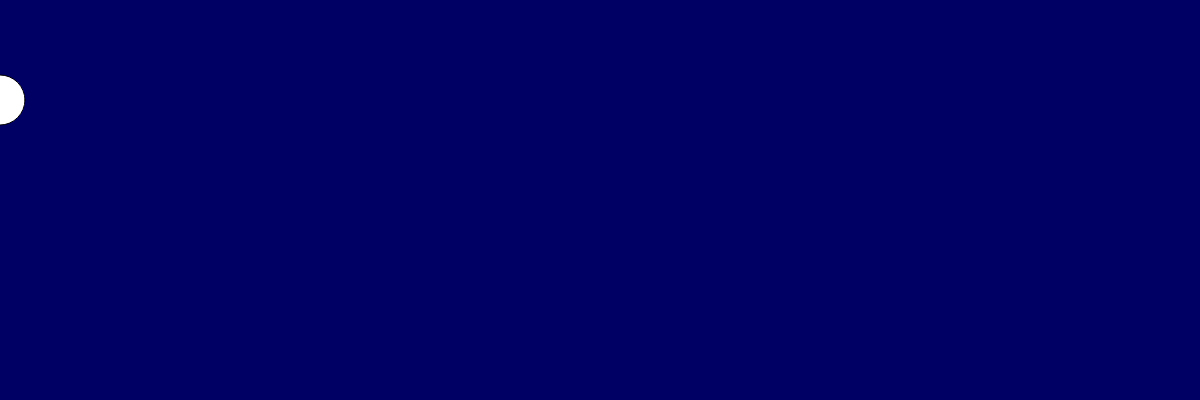
Frame 1 (no input)
Frame 60 (no input): identical to frame 1, image omitted
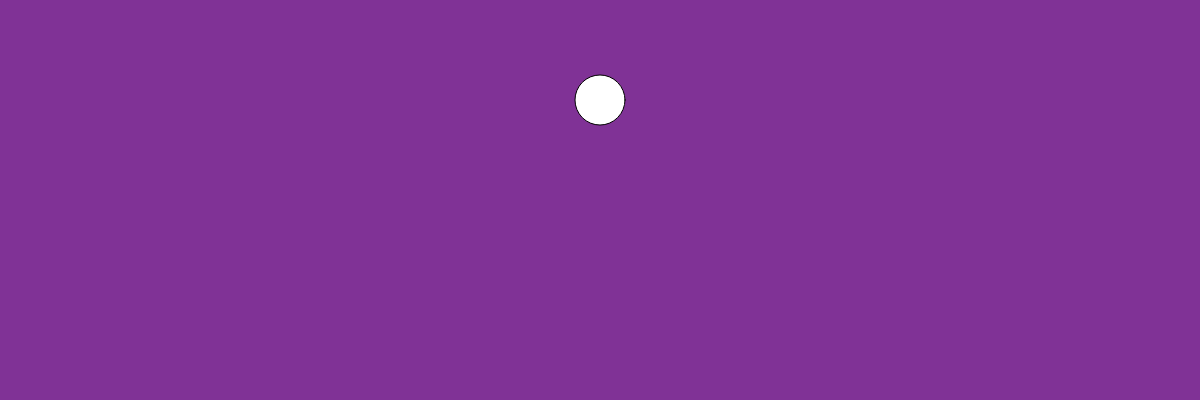
Frame 120 (the mouse pressed at the canvas centre since frame 60)

The p5.js sketch that drew these frames (run headless with seeded random() and noise() and a simulated clock; from frame 60 on, the mouse is pressed at the canvas centre):

// p5.js sketch
// ── sketch.js

var r = 0;
var g = 50;
var b=255;

// INITIALIZE ALL YOUR VARIABLES
// Ideally you would create 3 variables. red blue green or r, g, b


function setup(){

  createCanvas(1200,400);
}


function draw(){
  r = map(mouseX, 0, 1200, 0, 255)
  g = map(mouseX, 0, 1200, 0, 100)
  b = map(mouseX, 0, 1200, 100, 200)
  background(r,g,b)
  fill("white")
  ellipse(mouseX, 100, 50, 50)

  // change the value of Red based on the mouse movement about the X axis
  // change the value of Green based on the mouse movement about the X axis
  // change the value of Blue based on the mouse movement about the X axis

  // Use the map() function to do so. 

  // Pass the values to the background() function you have learnt previously.

  // Create an ellipse that will move around with you mouse about the X axis.
  // Remember to fill the canvas with white paint before creating the ellipse.
}
